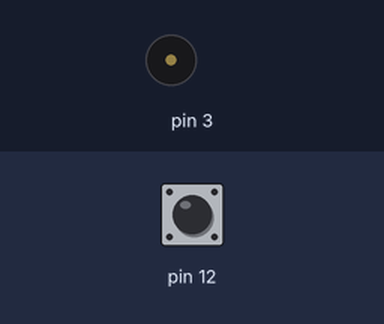
Simulated run of this sketch. Board: Arduino Uno, built with avr-gcc and run on an emulated ATmega328P. Parts: buzzer (waves = sounding). The inputs (shaded band) are chosen by the test bench; at power-on: pin 12 HIGH.

Above: at 1.2 s.
1.3 s: pin 12 pulled LOW for 0.15 s
At 2.57 s:
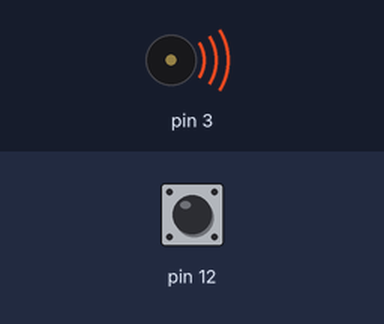
Timing chart, 0 to 8.2 s (numbered marks = the images above; inputs shaded):
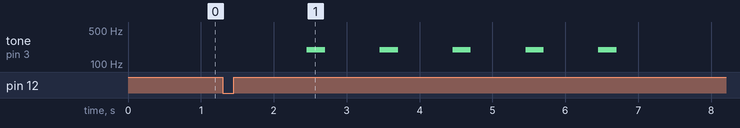

Measured:
- after the input at 1.3 s, tone on pin 3: alternates 195 Hz for 0.25 s and silent for 0.75 s, 10 changes in all, then stays silent, starting after 1.2 s

The sketch:

Startfunktion_nach_Knopfdruck.ino
```cpp
/*
 * Folgender Code testet die Startfunktion nach betätigen des User Pushbuttons.
 * Das Programm wird durch Drücken des User Pushbuttons gestartet. Der Buzzer ertönt
 * 5 Mal für die Dauer von 250ms, jeweils mit einer anschließenden Pause von 1s (1000ms).
 * Nach dem erfolgreichen Durchlaufen der Buzzer-Schleife leuchtet die User LED auf.
 * Durch Drücken des User Pushbuttons schaltet sich die User LED aus.
 * Ein erneutes Drücken startet das Programm von vorn.
 */

#include <Wire.h>
#include <ZumoShield.h>

#define LED_PIN 13

Pushbutton button(ZUMO_BUTTON);
ZumoBuzzer buzzer;

unsigned char i;

void setup() {
}

void loop() {
  // Durch Drücken des User Pushbuttons wird das Programm gestartet
  button.waitForButton();

  // Buzzer ertönt 5
  for(i=0; i<5; i++){
    delay(1000);
    buzzer.playNote(NOTE_G(3), 250, 7);
  }

  delay(1000);

  // User LED leuchtet auf
  digitalWrite(LED_PIN, HIGH);
  button.waitForButton();
  digitalWrite(LED_PIN, LOW);

}
```
